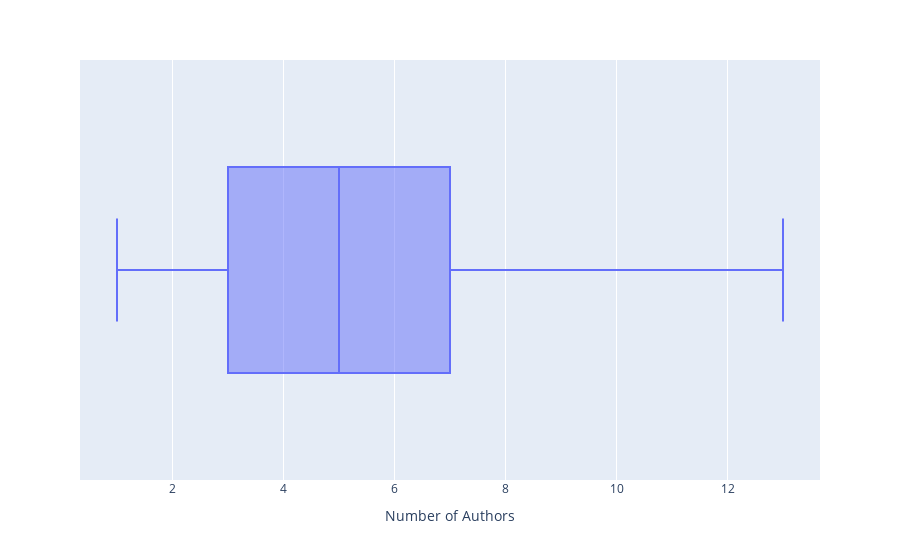

Source (notebook cell):
### Markdown cell above
Hay muchos outliers que pueden afectar el rendimiento del modelo, entonces se eliminarán antes de dividir la base de datos por autores

### Code cell
Q1 = np.percentile(pub1['Number of Authors'],25)
Q3 = np.percentile(pub1['Number of Authors'],75)
IQR = Q3 - Q1
pub2 = pub1[pub1['Number of Authors'] <= Q3 + IQR * 1.5]

px.box(pub2,'Number of Authors')

### Figure 1 — Plotly figure (JSON) as saved in the notebook; plotly's stock layout.template omitted (floating-point values rounded to 4 significant figures; data arrays with more than 128 entries replaced by an {"elided": "..."} marker saying what was removed)
{"data": [{"alignmentgroup": "True", "hovertemplate": "Number of Authors=%{x}<extra></extra>", "legendgroup": "", "marker": {"color": "#636efa"}, "name": "", "notched": false, "offsetgroup": "", "orientation": "h", "showlegend": false, "type": "box", "x": {"elided": "66663 int values"}, "x0": " ", "xaxis": "x", "y0": " ", "yaxis": "y"}], "layout": {"boxmode": "group", "legend": {"tracegroupgap": 0}, "margin": {"t": 60}, "xaxis": {"anchor": "y", "domain": [0, 1], "title": {"text": "Number of Authors"}}, "yaxis": {"anchor": "x", "domain": [0, 1]}}}
